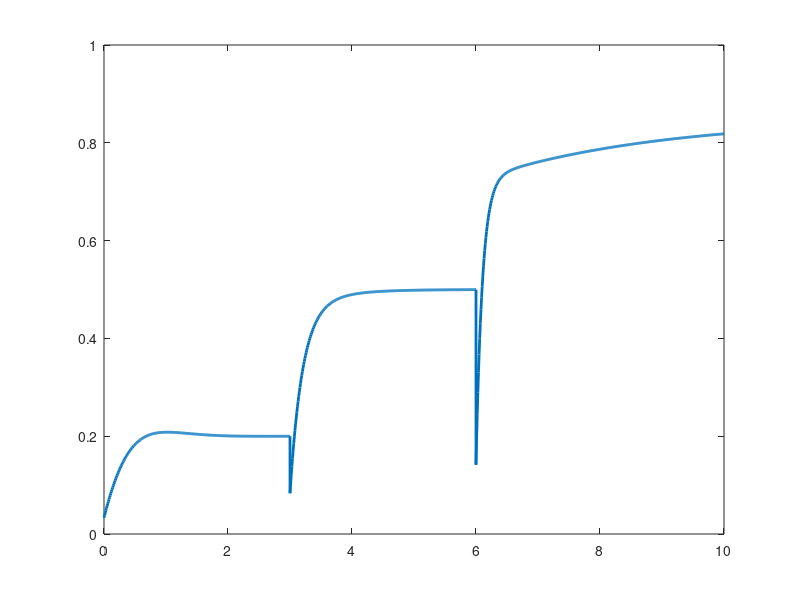

Here is the MATLAB script that generated this plot: (Note: this script raises an error after producing the figure.)
clc; clear; close all;

K = 1;
tau = 0.5;
G = tf(K, [tau 1]);

t = 0:0.01:10;

% Define 3 segments
t1 = 0:0.01:3;
t2 = 0:0.01:3;
t3 = 0:0.01:4;

% Zone 1
C1 = pid(2,6,0.1);
T1 = feedback(C1*G,1);
y1 = 0.2 * step(T1, t1);

% Zone 2
C2 = pid(3,5,0.1);
T2 = feedback(C2*G,1);
y2 = 0.5 * step(T2, t2);

% Zone 3
C3 = pid(5,2,0.1);
T3 = feedback(C3*G,1);
y3 = 0.85 * step(T3, t3);

% Combine signals
t_combined = [t1(:); (t2(:)+3); (t3(:)+6)];
y_combined = [y1(:); y2(:); y3(:)];

% Plot
figure;
plot(t_combined, y_combined, 'LineWidth',2);
hold on;
xline(3,'--r','Zone 1→2');
xline(6,'--r','Zone 2→3');

title('Gain Scheduled Response');
xlabel('Time (s)');
ylabel('Speed');

saveas(gcf, 'gainscheduled_response.png');
